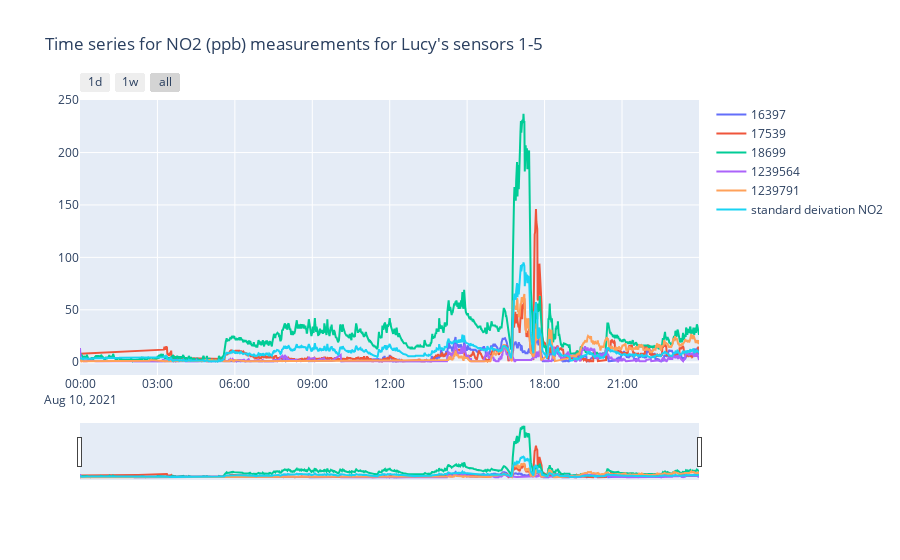

Notebook cell for this chart:
### Code cell
# Create figure
fig = go.Figure()

#look for each sensor data by its key
for key in measurement_dictionary:
    df_t = df_temp.loc[str(key)]
    fig.add_trace(go.Scatter(x=list(df_t.index), y=list(df_t["NO2 (ppb)"]), name= str(key)))
    
#plot std no2
fig.add_trace(go.Scatter(x=list(df_no2.index), y=list(df_no2['sd']), name= 'standard deivation NO2'))

# Set title
fig.update_layout(
    title_text="Time series for NO2 (ppb) measurements for Lucy's sensors 1-5"
)

# Add range slider
fig.update_layout(
    xaxis=dict(
        rangeselector=dict(
            buttons=list([
                dict(count=1,
                     label="1d",
                     step="day",
                     stepmode="backward"),
                dict(count=7,
                     label="1w",
                     step="day",
                     stepmode="backward"),
                dict(step="all")
            ])
        ),
        rangeslider=dict(
            visible=True
        ),
        type="date"
    ),
    yaxis=dict(
       autorange = True,
       fixedrange= False
   )
    
)

fig.show()

### Figure 1 — Plotly figure (JSON) as saved in the notebook; plotly's stock layout.template omitted (floating-point values rounded to 4 significant figures; data arrays with more than 128 entries replaced by an {"elided": "..."} marker saying what was removed)
{"data": [{"name": "16397", "type": "scatter", "x": {"elided": "1440 str values"}, "y": {"elided": "1440 float values"}}, {"name": "17539", "type": "scatter", "x": {"elided": "1440 str values"}, "y": {"elided": "1440 float values"}}, {"name": "18699", "type": "scatter", "x": {"elided": "1440 str values"}, "y": {"elided": "1440 float values"}}, {"name": "1239564", "type": "scatter", "x": {"elided": "1440 str values"}, "y": {"elided": "1440 float values"}}, {"name": "1239791", "type": "scatter", "x": {"elided": "1440 str values"}, "y": {"elided": "1440 float values"}}, {"name": "standard deivation NO2", "type": "scatter", "x": {"elided": "1440 str values"}, "y": {"elided": "1440 float values"}}], "layout": {"title": {"text": "Time series for NO2 (ppb) measurements for Lucy's sensors 1-5"}, "xaxis": {"rangeselector": {"buttons": [{"count": 1, "label": "1d", "step": "day", "stepmode": "backward"}, {"count": 7, "label": "1w", "step": "day", "stepmode": "backward"}, {"step": "all"}]}, "rangeslider": {"visible": true}, "type": "date"}, "yaxis": {"autorange": true, "fixedrange": false}}}
